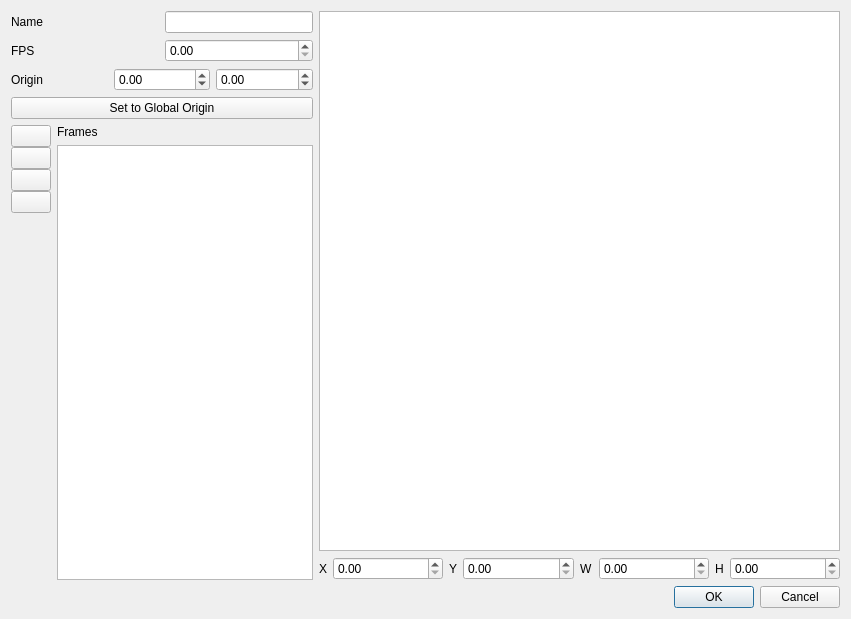
<?xml version="1.0" encoding="UTF-8"?>
<ui version="4.0">
 <class>clipDialog</class>
 <widget class="QDialog" name="clipDialog">
  <property name="geometry">
   <rect>
    <x>0</x>
    <y>0</y>
    <width>851</width>
    <height>619</height>
   </rect>
  </property>
  <property name="windowTitle">
   <string>Edit Clip</string>
  </property>
  <layout class="QGridLayout" name="gridLayout">
   <item row="0" column="0">
    <layout class="QHBoxLayout" name="horizontalLayout_6">
     <item>
      <layout class="QVBoxLayout" name="verticalLayout_5">
       <item>
        <layout class="QHBoxLayout" name="horizontalLayout_2">
         <item>
          <widget class="QLabel" name="label_3">
           <property name="text">
            <string>Name</string>
           </property>
          </widget>
         </item>
         <item>
          <widget class="QLineEdit" name="tbName">
           <property name="sizePolicy">
            <sizepolicy hsizetype="Minimum" vsizetype="Fixed">
             <horstretch>0</horstretch>
             <verstretch>0</verstretch>
            </sizepolicy>
           </property>
          </widget>
         </item>
        </layout>
       </item>
       <item>
        <layout class="QHBoxLayout" name="horizontalLayout">
         <item>
          <widget class="QLabel" name="label">
           <property name="text">
            <string>FPS</string>
           </property>
          </widget>
         </item>
         <item>
          <widget class="QDoubleSpinBox" name="sbFPS"/>
         </item>
        </layout>
       </item>
       <item>
        <layout class="QVBoxLayout" name="verticalLayout_2">
         <item>
          <layout class="QHBoxLayout" name="horizontalLayout_4">
           <item>
            <widget class="QLabel" name="label_8">
             <property name="text">
              <string>Origin</string>
             </property>
            </widget>
           </item>
           <item>
            <widget class="QDoubleSpinBox" name="sbOriginX">
             <property name="minimum">
              <double>-1024.000000000000000</double>
             </property>
             <property name="maximum">
              <double>1024.000000000000000</double>
             </property>
            </widget>
           </item>
           <item>
            <widget class="QDoubleSpinBox" name="sbOriginY">
             <property name="minimum">
              <double>-1024.000000000000000</double>
             </property>
             <property name="maximum">
              <double>1024.000000000000000</double>
             </property>
            </widget>
           </item>
          </layout>
         </item>
         <item>
          <widget class="QPushButton" name="btnSetGlobalOrigin">
           <property name="text">
            <string>Set to Global Origin</string>
           </property>
          </widget>
         </item>
        </layout>
       </item>
       <item>
        <layout class="QHBoxLayout" name="horizontalLayout_5">
         <item>
          <layout class="QVBoxLayout" name="verticalLayout">
           <property name="spacing">
            <number>0</number>
           </property>
           <item>
            <widget class="QPushButton" name="btnNewFrame">
             <property name="sizePolicy">
              <sizepolicy hsizetype="Minimum" vsizetype="Fixed">
               <horstretch>0</horstretch>
               <verstretch>0</verstretch>
              </sizepolicy>
             </property>
             <property name="text">
              <string/>
             </property>
             <property name="icon">
              <iconset theme="QIcon::ThemeIcon::ListAdd"/>
             </property>
            </widget>
           </item>
           <item>
            <widget class="QPushButton" name="btnDeleteFrame">
             <property name="text">
              <string/>
             </property>
             <property name="icon">
              <iconset theme="QIcon::ThemeIcon::ListRemove"/>
             </property>
            </widget>
           </item>
           <item>
            <widget class="QPushButton" name="btnUpFrame">
             <property name="text">
              <string/>
             </property>
             <property name="icon">
              <iconset theme="QIcon::ThemeIcon::GoUp"/>
             </property>
            </widget>
           </item>
           <item>
            <widget class="QPushButton" name="btnDownFrame">
             <property name="text">
              <string/>
             </property>
             <property name="icon">
              <iconset theme="QIcon::ThemeIcon::GoDown"/>
             </property>
            </widget>
           </item>
           <item>
            <spacer name="verticalSpacer">
             <property name="orientation">
              <enum>Qt::Orientation::Vertical</enum>
             </property>
             <property name="sizeHint" stdset="0">
              <size>
               <width>20</width>
               <height>40</height>
              </size>
             </property>
            </spacer>
           </item>
          </layout>
         </item>
         <item>
          <layout class="QVBoxLayout" name="verticalLayout_4">
           <item>
            <widget class="QLabel" name="label_2">
             <property name="text">
              <string>Frames</string>
             </property>
            </widget>
           </item>
           <item>
            <widget class="QListView" name="lvFrames">
             <property name="sizePolicy">
              <sizepolicy hsizetype="Minimum" vsizetype="Expanding">
               <horstretch>0</horstretch>
               <verstretch>0</verstretch>
              </sizepolicy>
             </property>
            </widget>
           </item>
          </layout>
         </item>
        </layout>
       </item>
      </layout>
     </item>
     <item>
      <layout class="QVBoxLayout" name="verticalLayout_3">
       <item>
        <widget class="AnimFrameEditor" name="gvTexture"/>
       </item>
       <item>
        <layout class="QHBoxLayout" name="horizontalLayout_3">
         <item>
          <widget class="QLabel" name="label_4">
           <property name="sizePolicy">
            <sizepolicy hsizetype="Minimum" vsizetype="Preferred">
             <horstretch>0</horstretch>
             <verstretch>0</verstretch>
            </sizepolicy>
           </property>
           <property name="text">
            <string>X</string>
           </property>
          </widget>
         </item>
         <item>
          <widget class="QDoubleSpinBox" name="sbX">
           <property name="sizePolicy">
            <sizepolicy hsizetype="MinimumExpanding" vsizetype="Fixed">
             <horstretch>0</horstretch>
             <verstretch>0</verstretch>
            </sizepolicy>
           </property>
           <property name="maximum">
            <double>1024.000000000000000</double>
           </property>
          </widget>
         </item>
         <item>
          <widget class="QLabel" name="label_5">
           <property name="sizePolicy">
            <sizepolicy hsizetype="Minimum" vsizetype="Preferred">
             <horstretch>0</horstretch>
             <verstretch>0</verstretch>
            </sizepolicy>
           </property>
           <property name="text">
            <string>Y</string>
           </property>
          </widget>
         </item>
         <item>
          <widget class="QDoubleSpinBox" name="sbY">
           <property name="sizePolicy">
            <sizepolicy hsizetype="MinimumExpanding" vsizetype="Fixed">
             <horstretch>0</horstretch>
             <verstretch>0</verstretch>
            </sizepolicy>
           </property>
           <property name="maximum">
            <double>1024.000000000000000</double>
           </property>
          </widget>
         </item>
         <item>
          <widget class="QLabel" name="label_6">
           <property name="sizePolicy">
            <sizepolicy hsizetype="Minimum" vsizetype="Preferred">
             <horstretch>0</horstretch>
             <verstretch>0</verstretch>
            </sizepolicy>
           </property>
           <property name="text">
            <string>W</string>
           </property>
          </widget>
         </item>
         <item>
          <widget class="QDoubleSpinBox" name="sbW">
           <property name="sizePolicy">
            <sizepolicy hsizetype="MinimumExpanding" vsizetype="Fixed">
             <horstretch>0</horstretch>
             <verstretch>0</verstretch>
            </sizepolicy>
           </property>
           <property name="maximum">
            <double>1024.000000000000000</double>
           </property>
          </widget>
         </item>
         <item>
          <widget class="QLabel" name="label_7">
           <property name="sizePolicy">
            <sizepolicy hsizetype="Minimum" vsizetype="Preferred">
             <horstretch>0</horstretch>
             <verstretch>0</verstretch>
            </sizepolicy>
           </property>
           <property name="text">
            <string>H</string>
           </property>
          </widget>
         </item>
         <item>
          <widget class="QDoubleSpinBox" name="sbH">
           <property name="sizePolicy">
            <sizepolicy hsizetype="MinimumExpanding" vsizetype="Fixed">
             <horstretch>0</horstretch>
             <verstretch>0</verstretch>
            </sizepolicy>
           </property>
           <property name="maximum">
            <double>1024.000000000000000</double>
           </property>
          </widget>
         </item>
        </layout>
       </item>
      </layout>
     </item>
    </layout>
   </item>
   <item row="1" column="0">
    <widget class="QDialogButtonBox" name="buttonBox">
     <property name="orientation">
      <enum>Qt::Orientation::Horizontal</enum>
     </property>
     <property name="standardButtons">
      <set>QDialogButtonBox::StandardButton::Cancel|QDialogButtonBox::StandardButton::Ok</set>
     </property>
    </widget>
   </item>
  </layout>
 </widget>
 <customwidgets>
  <customwidget>
   <class>AnimFrameEditor</class>
   <extends>QGraphicsView</extends>
   <header>widgets/animframeeditor.h</header>
  </customwidget>
 </customwidgets>
 <resources/>
 <connections>
  <connection>
   <sender>buttonBox</sender>
   <signal>accepted()</signal>
   <receiver>clipDialog</receiver>
   <slot>accept()</slot>
   <hints>
    <hint type="sourcelabel">
     <x>248</x>
     <y>254</y>
    </hint>
    <hint type="destinationlabel">
     <x>157</x>
     <y>274</y>
    </hint>
   </hints>
  </connection>
  <connection>
   <sender>buttonBox</sender>
   <signal>rejected()</signal>
   <receiver>clipDialog</receiver>
   <slot>reject()</slot>
   <hints>
    <hint type="sourcelabel">
     <x>316</x>
     <y>260</y>
    </hint>
    <hint type="destinationlabel">
     <x>286</x>
     <y>274</y>
    </hint>
   </hints>
  </connection>
 </connections>
</ui>
